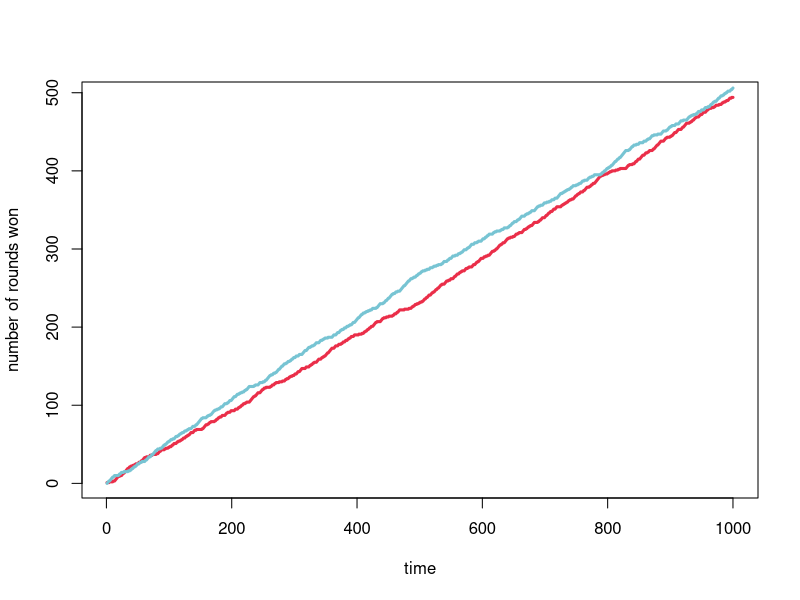
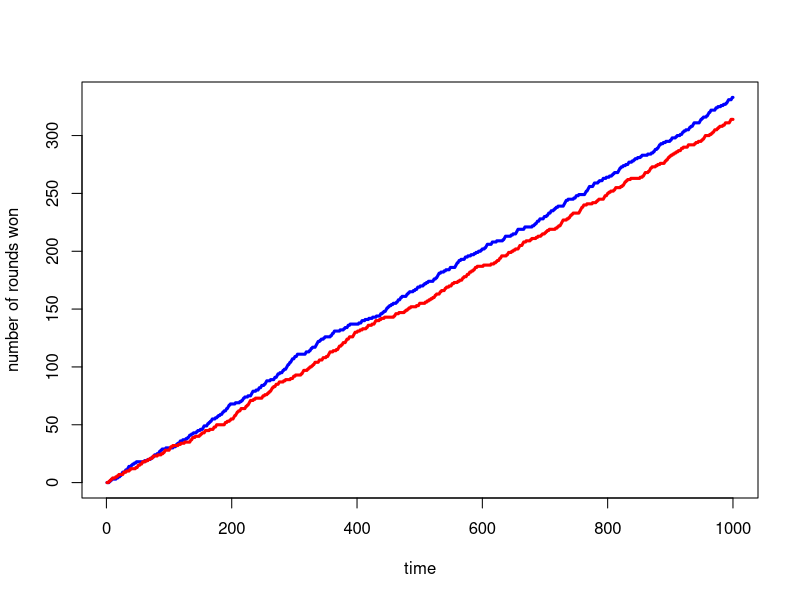

R code for these plots, in order:
## ---- chunk 1
knitr::opts_chunk$set(echo = TRUE)
## ---- chunk 2
#Function to reset the results
setup <- function() {
  return(data.frame(
  id = 1:2,
  strategy = NA,
  num_wins = 0
  ))
}

#Function to set each agent's Strategy
chooseStrategy <- function(ind){
  strats <- sample(x = 1:3, size = nrow(ind)) # chose randomly a strategy among (1:Paper, 2:Scissors, 3:Rock) for each row in the matrix
  ind$strategy <- strats #Add a columns called strategy
  return(ind)
}

# Function to play strategy
playStrategy <- function(ind) {
  if (ind$strategy[1] == ind$strategy[2]) { # Do nothing if they have the same strategy
  } else{
  #in the case that one chose Rock and the other paper:
  if (any(ind$strategy == 3) && any(ind$strategy == 1)) {
  tmp <- ind[ind$strategy == 1, "id"]
  ind[tmp, "num_wins"] <- ind[tmp, "num_wins"] + 1
  } else{
  #for the two other cases, the better weapon wins:
  tmp <- which(ind[, "strategy"] == max(ind[, "strategy"]))
  ind[tmp, "num_wins"] <- ind[tmp, "num_wins"] + 1
  }
  }
  return(ind)
}

#Running the simulation
rounds <- 1000 # Set 1k rounds
indDF <- setup() # Initiate vector for results
dat <- matrix(NA, rounds, 2) #creates a matrix of NA, with a number of ronds equal to rounds and 2 columns (strategy and num_wins)
for (i in 1:rounds) {
  indDF <- chooseStrategy(indDF) #Give a strategy to each agent
  indDF <- playStrategy(indDF) # Agent play according to the strategy
  dat[i,] <- indDF$num_wins # Check outcomes
  i <- i + 1 # This step makes it jump by 2 each time
}

#Visualize results
plot(
  dat[, 1],
  type = 'l',
  col = '#EA2E49',
  lwd = 3,
  xlab = 'time',
  ylab = 'number of rounds won'
)
lines(dat[, 2], col = '#77C4D3', lwd = 3)

## ---- chunk 3
chooseStrategy2 <- function(ind){
strats <- sample(x=1:3, size=1) # 1:Paper, 2:Scissors, 3:Rock
ind$strategy[2] <- strats
return(ind)
}

rounds <- 1000
repetitions <- 100
dat <- matrix(NA, rounds, 2)
res2 <- c()
for(j in 1:repetitions){
indDF <- setup()
indDF[1,"strategy"] <- sample(1:3,1)
for(i in 1:rounds){
indDF <- chooseStrategy2(indDF)
indDF <- playStrategy(indDF)
dat[i,] <- indDF$num_wins
i <- i+1
}
res2 <- c(res2, which(indDF[,"num_wins"]==max(indDF[,"num_wins"])))
j <- j+1
}
 
plot(dat[,1], type='l', col='blue', lwd=3, xlab='time', ylab='number of rounds won')
lines(dat[,2], col='red', lwd=3)
 
# for comparison let's calculate the winning vector for both players switch strategies:
 
res1 <- c()
for(j in 1:repetitions){
indDF <- setup()
for(i in 1:rounds){
indDF <- chooseStrategy(indDF)
indDF <- playStrategy(indDF)
dat[i,] <- indDF$num_wins
i <- i+1
}
res1 <- c(res1, which(indDF[,"num_wins"]==max(indDF[,"num_wins"])))
j <- j+1
}
 
# and the winner is:
t.test(res1,res2)
 
##
## Welch Two Sample t-test
##
## data: res1 and res2
## t = 0.5579, df = 202, p-value = 0.5775
## alternative hypothesis: true difference in means is not equal to 0
## 95 percent confidence interval:
## -0.09938468 0.17781605
## sample estimates:
## mean of x mean of y
## 1.529412 1.490196


## ---- chunk 4
target <- 1e9 # we set the target at 1'000'000'000
totAgents <- 1e3
clusters <- 10

set.seed(1) #Setting a seed to allow comparable results
ideas <- runif(totAgents, min=0, max=target) # Generating random numbers in a uniform distribution
## ---- chunk 5
ideaClusters <- 1+as.integer(ideas/(target/clusters)) #Extracting the cluster by dividing each number to the number of clusters
agentsId <- 1:totAgents # Adding a UID
agentsReward_01 <- rep(0,totAgents) # A variable associated to phase 01
agentsReward_02 <- rep(0,totAgents) # A variable associated to phase 02
agents <- data.frame(agentsId, ideas, ideaClusters,agentsReward_01,agentsReward_02) #Creating a dataframe with ID, value and cluster

# hist(agents$ideas)
# hist(agents$ideaClusters)
## ---- chunk 6
idClusters <- seq(1:clusters)
idWinners <- rep(NA,clusters)
valueWinners <- rep(NA,clusters)
listWinners <- data.frame(idClusters,idWinners, valueWinners) #Creating a dataframe with Cluster ID, Winner ID and value

for(i in 1:totAgents){
  j <- agents[i,3] # Check the cluster of the agent
  if(is.na(listWinners[j,2])){ # If the cluster of the agent does not have a winner (it's value is NA) ...
    listWinners[j,2] <-agents[i,1] # ... use the agent's ID
    listWinners[j,3] <-agents[i,2] # ... use the agent's value 
    agents[i,4] <- 1 # rewarding the selected agent
  }
}

listWinners
## ---- chunk 7
library(lpSolve)
objective.in <- listWinners[,3] # Pooling the retained ideas by looking for the best combination
## ---- chunk 8
mat <- matrix(listWinners[,3], nrow=1, byrow=TRUE) # The sum of the pooled ideas ...
dir <- "<=" # ... should be below ...
rhs <- target # ... the target
## ---- chunk 9
optimum <-lp(direction="max",  objective.in, mat, dir, rhs, all.bin = TRUE) # Which is the best combination of pooled ideas?
optimum$solution # The selected ideas

for(i in 1:clusters){
  if(optimum$solution[i] >0){ # if an idea is pooled ...
    j <- listWinners[i,2] # ... select the owner of the pooled idea
    agents[j,5] <- 1 # ... and reward the agent another time
  }
}

remainder <- target - optimum$objval #Comparing the initial target with the sum of the pooled ideas
